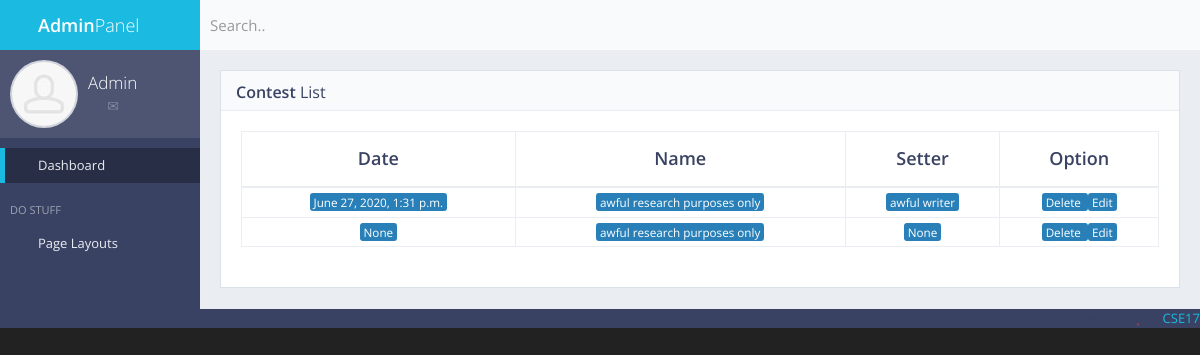
Before: /adminpanel/contestlist/ (signed in) with the older database file.
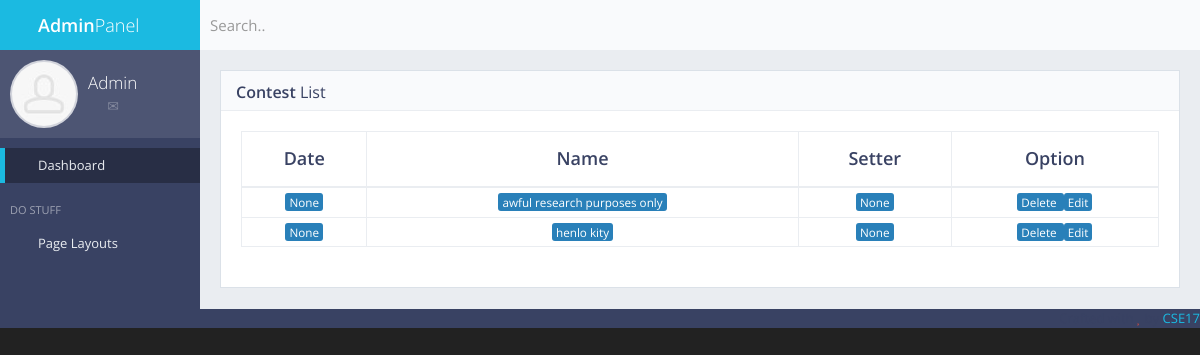
After: the same page with the newer database file.
### createcontest/models.py (models this page shows, shortened)
class Createcontest(models.Model):
	contest_name = models.CharField(max_length=50,null=True)
	contest_setter = models.CharField(max_length=50,null=True)
	contest_time = models.DateTimeField(null=True,default=datetime.date.today)
	problem_name_1 = models.CharField(max_length=50,null=True)
	problem_time_limit_1 = models.CharField(max_length=50,null=True)
	problem_memory_limit_1 = models.CharField(max_length=50,null=True)
	problem_description_1 = RichTextField(null=True);
	problem_input_1 = RichTextField(null=True)
	problem_output_1 = RichTextField(null=True)
	problem_note_1 = RichTextField(null=True)
	problem_pic_url_1 = models.TextField(default="-")
	problem_pic_1 = models.TextField(null=True)
	problem_name_2 = models.CharField(max_length=50,null=True)
	problem_time_limit_2 = models.CharField(max_length=50,null=True)
	problem_memory_limit_2 = models.CharField(max_length=50,null=True)
	problem_description_2 = RichTextField(null=True);
	problem_input_2 = RichTextField(null=True);
	problem_output_2 = RichTextField(null=True);
	problem_note_2 = RichTextField(null=True)
	problem_pic_url_2 = models.TextField(default="-")
	problem_pic_2 = models.TextField(null=True)
	problem_name_3 = models.CharField(max_length=50,null=True)
	problem_time_limit_3 = models.CharField(max_length=50,null=True)
	problem_memory_limit_3 = models.CharField(max_length=50,null=True)
	problem_description_3 = RichTextField(null=True);
	problem_input_3 = RichTextField(null=True);
	problem_output_3 = RichTextField(null=True);
	problem_note_3 = RichTextField(null=True)
	problem_pic_url_3 = models.TextField(default="-")
	problem_pic_3 = models.TextField(null=True)
	problem_name_4 = models.CharField(max_length=50,null=True)
	problem_time_limit_4 = models.CharField(max_length=50,null=True)
	problem_memory_limit_4 = models.CharField(max_length=50,null=True)
	problem_description_4 = RichTextField(null=True);
	problem_input_4 = RichTextField(null=True);
	problem_output_4 = RichTextField(null=True);
	problem_note_4 = RichTextField(null=True)
	problem_pic_url_4 = models.TextField(default="-")
	problem_pic_4 = models.TextField(null=True)
	problem_name_5 = models.CharField(max_length=50,null=True)
	problem_time_limit_5 = models.CharField(max_length=50,null=True)
	problem_memory_limit_5 = models.CharField(max_length=50,null=True)
	problem_description_5 = RichTextField(null=True);
	problem_input_5 = RichTextField(null=True);
	problem_output_5 = RichTextField(null=True);
	problem_note_5 = RichTextField(null=True)
	problem_pic_url_5 = models.TextField(default="-")
	problem_pic_5 = models.TextField(null=True)

### frontpage/views.py (the view)
# urls.py: url(r'^adminpanel/contestlist/$',views.contestlist,name='contestlist'),
def contestlist(request):
	if not request.user.is_authenticated:
		return redirect('adminlogin')
	sitename = 'Contest List'
	contest = Createcontest.objects.all()
	args = {'sitename':sitename,'contest':contest}
	return render(request,'back/contestlist.html',args)

### frontpage/templates/back/contestlist.html
{% extends 'back/master.html' %}
{% load static %}
{% block mainblock %}
<div class="block full">
	<div class="block-title">
		<h2><strong>Contest</strong> List</h2>
	</div>
	<div class="table-responsive">
		<table id="example-datatable" class="table table-vcenter table-condensed table-bordered">
			<thead>
				<tr>
					<th class="text-center">Date</th>
					<th class="text-center">Name</th>
					<th class="text-center">Setter</th>
					<th class="text-center">Option</th>
				</tr>
			</thead>
			<tbody>
				{% for i in contest %}
				<tr>
					<td class="text-center"><span class="label label-info">{{i.contest_time}}</td>
					<td class="text-center"><a href="javascript:void(0)"><span class="label label-info">{{i.contest_name}}</a></td>
					<td class="text-center"><span class="label label-info">{{i.contest_setter}}</span></td>
					<td class="text-center"><a href="{% url 'contest_del' pk=i.pk %}"><span class="label label-info">Delete </a> <a href="{% url 'contest_edit' pk=i.pk %}"><span class="label label-info"> Edit</a></td>
				</tr>
				{% endfor %}
			</tbody>
		</table>
	</div>
</div>
</div>
{% endblock %}

Changed rows visible on the page:
removed Createcontest: contest_time "June 27, 2020, 1:31 p.m.", contest_name "awful research purposes only", contest_setter "awful writer"
added Createcontest: contest_time "None", contest_name "henlo kity", contest_setter "None"
